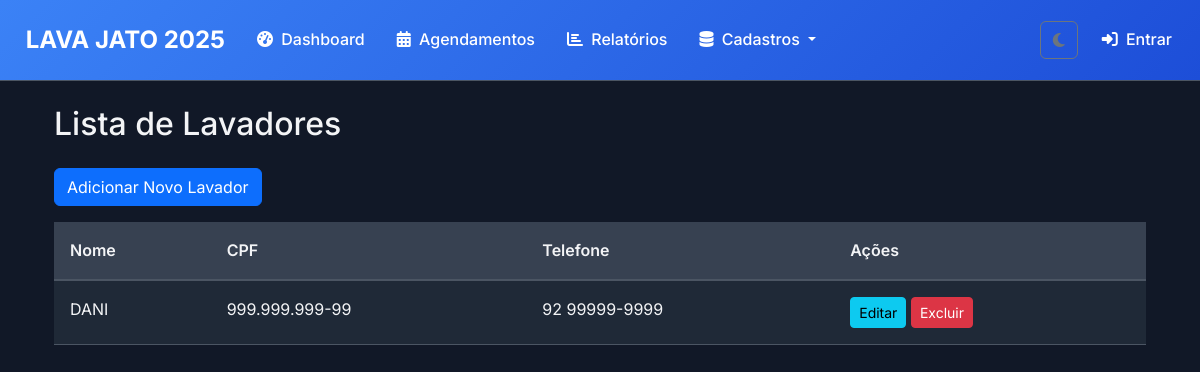
The page /lavadores/ on the database as committed earlier.
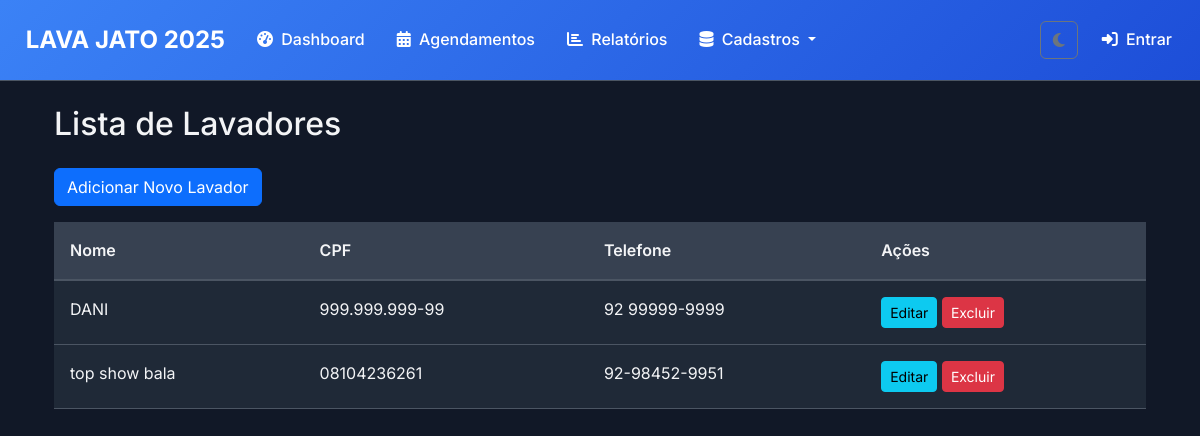
The same page on the database as committed later.
### clientes/models.py (models this page shows, shortened)
class Lavador(models.Model):
    nome = models.CharField('Nome', max_length=200)
    cpf = models.CharField('CPF', max_length=14, unique=True)
    telefone = models.CharField('Telefone', max_length=20, blank=True)
    data_admissao = models.DateField('Data de Admissão')
    salario = models.DecimalField('Salário', max_digits=10, decimal_places=2, null=True, blank=True)
    observacoes = models.TextField('Observações', blank=True)
    ativo = models.BooleanField('Ativo', default=True)
    class Meta:
        verbose_name = 'Lavador'
        verbose_name_plural = 'Lavadores'
        ordering = ['nome']

### clientes/views.py (the view)
# urls.py: path("lavadores/", views.lavador_list, name="lavador_list"),
def lavador_list(request):
    lavadores = Lavador.objects.all()
    return render(request, 'clientes/lavador_list.html', {'lavadores': lavadores})

### templates/clientes/lavador_list.html (shortened to what this page needs)
{% extends 'base/base.html' %}
{% block content %}
<div class="container mt-4">
    <h2 class="mb-4">Lista de Lavadores</h2>
    <a href="{% url 'lavador_create' %}" class="btn btn-primary mb-3">Adicionar Novo Lavador</a>
    <div class="table-responsive">
        <table class="table table-striped table-hover">
            <thead>
                <tr>
                    <th>Nome</th>
                    <th>CPF</th>
                    <th>Telefone</th>
                    <th>Ações</th>
                </tr>
            </thead>
            <tbody>
                {% for lavador in lavadores %}
                <tr>
                    <td>{{ lavador.nome }}</td>
                    <td>{{ lavador.cpf }}</td>
                    <td>{{ lavador.telefone }}</td>
                    <td>
                        <a href="{% url 'lavador_update' lavador.pk %}" class="btn btn-sm btn-info">Editar</a>
                        <a href="{% url 'lavador_delete' lavador.pk %}" class="btn btn-sm btn-danger">Excluir</a>
                    </td>
                </tr>
                {% empty %}
                <tr>
                    <td colspan="4">Nenhum lavador cadastrado.</td>
                </tr>
                {% endfor %}
            </tbody>
        </table>
    </div>
</div>
{% endblock %}

Rows that differ between the two databases and show on the page:
added Lavador: nome "top show bala", cpf "08104236261", telefone "92-98452-9951"
